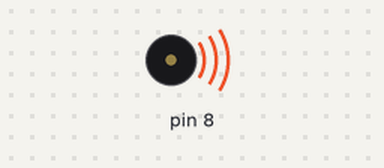
A sketch run on a simulated Arduino Uno, built with avr-gcc and run on an emulated ATmega328P. On the bench: buzzer (waves = sounding).

Above: at 0.12 s.
Timing chart, 0 to 3.0 s (numbered marks = the images above):
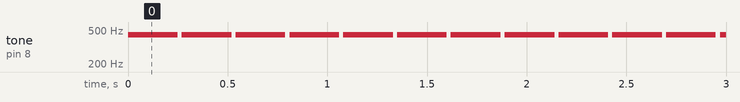

The sketch:

line_detect.ino
```cpp
// program wywołuje Buzzer
// kiedy mBot najeżdża na linię


#include <MeMCore.h>
#include <Arduino.h>
#include <Wire.h>
#include <SoftwareSerial.h>

MeLineFollower linefollower_2(2);
MeBuzzer buzzer;

void _delay(float seconds) {
  long endTime = millis() + seconds * 1000;
  while(millis() < endTime) _loop();
}

void setup() {
  while(1) {
      if(linefollower_2.readSensors() == 0){

        buzzer.tone(440, 0.25 * 1000);
        _delay(0.02);

      }

      _loop();
  }

}

void _loop() {
}

void loop() {
  _loop();
}
```

Measured:
- by itself, tone on pin 8: alternates 440 Hz for 0.25 s and silent for 0.02 s
